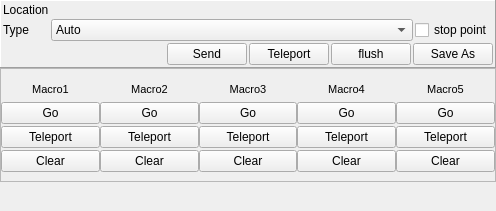
<?xml version="1.0" encoding="UTF-8"?>
<ui version="4.0">
 <class>CommandView</class>
 <widget class="QWidget" name="CommandView">
  <property name="geometry">
   <rect>
    <x>0</x>
    <y>0</y>
    <width>496</width>
    <height>211</height>
   </rect>
  </property>
  <property name="windowTitle">
   <string>Form</string>
  </property>
  <layout class="QVBoxLayout" name="verticalLayout_6">
   <property name="spacing">
    <number>0</number>
   </property>
   <property name="margin">
    <number>0</number>
   </property>
   <item>
    <widget class="QFrame" name="frame">
     <property name="frameShape">
      <enum>QFrame::Panel</enum>
     </property>
     <property name="frameShadow">
      <enum>QFrame::Raised</enum>
     </property>
     <layout class="QVBoxLayout" name="verticalLayout">
      <property name="spacing">
       <number>2</number>
      </property>
      <property name="margin">
       <number>2</number>
      </property>
      <item>
       <layout class="QGridLayout" name="gridLayout">
        <item row="1" column="1">
         <widget class="QComboBox" name="cbType">
          <property name="sizePolicy">
           <sizepolicy hsizetype="Expanding" vsizetype="Fixed">
            <horstretch>0</horstretch>
            <verstretch>0</verstretch>
           </sizepolicy>
          </property>
          <item>
           <property name="text">
            <string>Auto</string>
           </property>
          </item>
          <item>
           <property name="text">
            <string>Forward</string>
           </property>
          </item>
          <item>
           <property name="text">
            <string>Backward</string>
           </property>
          </item>
         </widget>
        </item>
        <item row="1" column="0">
         <widget class="QLabel" name="label_2">
          <property name="text">
           <string>Type</string>
          </property>
         </widget>
        </item>
        <item row="0" column="0">
         <widget class="QLabel" name="label">
          <property name="text">
           <string>Location</string>
          </property>
         </widget>
        </item>
        <item row="1" column="2">
         <widget class="QCheckBox" name="checkStopPoint">
          <property name="text">
           <string>stop point</string>
          </property>
         </widget>
        </item>
        <item row="0" column="1" colspan="2">
         <widget class="Tools::PointEdit" name="pointEditor" native="true">
          <property name="sizePolicy">
           <sizepolicy hsizetype="Expanding" vsizetype="Preferred">
            <horstretch>0</horstretch>
            <verstretch>0</verstretch>
           </sizepolicy>
          </property>
          <property name="focusPolicy">
           <enum>Qt::StrongFocus</enum>
          </property>
         </widget>
        </item>
       </layout>
      </item>
      <item>
       <layout class="QHBoxLayout" name="horizontalLayout">
        <property name="spacing">
         <number>2</number>
        </property>
        <item>
         <spacer name="horizontalSpacer">
          <property name="orientation">
           <enum>Qt::Horizontal</enum>
          </property>
          <property name="sizeHint" stdset="0">
           <size>
            <width>40</width>
            <height>20</height>
           </size>
          </property>
         </spacer>
        </item>
        <item>
         <widget class="QPushButton" name="sendGoto">
          <property name="text">
           <string>Send</string>
          </property>
         </widget>
        </item>
        <item>
         <widget class="QPushButton" name="sendTeleport">
          <property name="sizePolicy">
           <sizepolicy hsizetype="Fixed" vsizetype="Fixed">
            <horstretch>0</horstretch>
            <verstretch>0</verstretch>
           </sizepolicy>
          </property>
          <property name="text">
           <string>Teleport</string>
          </property>
         </widget>
        </item>
        <item>
         <widget class="QPushButton" name="sendFlush">
          <property name="text">
           <string>flush</string>
          </property>
         </widget>
        </item>
        <item>
         <widget class="QPushButton" name="btnSaveAs">
          <property name="text">
           <string>Save As</string>
          </property>
         </widget>
        </item>
       </layout>
      </item>
     </layout>
    </widget>
   </item>
   <item>
    <widget class="QFrame" name="frame_2">
     <property name="frameShape">
      <enum>QFrame::StyledPanel</enum>
     </property>
     <property name="frameShadow">
      <enum>QFrame::Raised</enum>
     </property>
     <layout class="QHBoxLayout" name="horizontalLayout_2">
      <property name="spacing">
       <number>0</number>
      </property>
      <property name="margin">
       <number>0</number>
      </property>
      <item>
       <widget class="QWidget" name="macroFrame1" native="true">
        <layout class="QVBoxLayout" name="verticalLayout_2">
         <property name="spacing">
          <number>2</number>
         </property>
         <property name="leftMargin">
          <number>0</number>
         </property>
         <property name="rightMargin">
          <number>0</number>
         </property>
         <item>
          <widget class="QLabel" name="macroLabel1">
           <property name="minimumSize">
            <size>
             <width>0</width>
             <height>22</height>
            </size>
           </property>
           <property name="maximumSize">
            <size>
             <width>16777215</width>
             <height>32</height>
            </size>
           </property>
           <property name="font">
            <font>
             <pointsize>8</pointsize>
            </font>
           </property>
           <property name="text">
            <string>Macro1</string>
           </property>
           <property name="alignment">
            <set>Qt::AlignCenter</set>
           </property>
          </widget>
         </item>
         <item>
          <widget class="QPushButton" name="btnMGo1">
           <property name="text">
            <string>Go</string>
           </property>
          </widget>
         </item>
         <item>
          <widget class="QPushButton" name="btnMTel1">
           <property name="text">
            <string>Teleport</string>
           </property>
          </widget>
         </item>
         <item>
          <widget class="QPushButton" name="btnClear1">
           <property name="text">
            <string>Clear</string>
           </property>
          </widget>
         </item>
        </layout>
       </widget>
      </item>
      <item>
       <widget class="QWidget" name="macroFrame2" native="true">
        <layout class="QVBoxLayout" name="verticalLayout_4">
         <property name="spacing">
          <number>2</number>
         </property>
         <property name="leftMargin">
          <number>0</number>
         </property>
         <property name="rightMargin">
          <number>0</number>
         </property>
         <item>
          <widget class="QLabel" name="macroLabel2">
           <property name="minimumSize">
            <size>
             <width>0</width>
             <height>22</height>
            </size>
           </property>
           <property name="maximumSize">
            <size>
             <width>16777215</width>
             <height>32</height>
            </size>
           </property>
           <property name="font">
            <font>
             <pointsize>8</pointsize>
            </font>
           </property>
           <property name="text">
            <string>Macro2</string>
           </property>
           <property name="alignment">
            <set>Qt::AlignCenter</set>
           </property>
          </widget>
         </item>
         <item>
          <widget class="QPushButton" name="btnMGo2">
           <property name="text">
            <string>Go</string>
           </property>
          </widget>
         </item>
         <item>
          <widget class="QPushButton" name="btnMTel2">
           <property name="text">
            <string>Teleport</string>
           </property>
          </widget>
         </item>
         <item>
          <widget class="QPushButton" name="btnClear2">
           <property name="text">
            <string>Clear</string>
           </property>
          </widget>
         </item>
        </layout>
       </widget>
      </item>
      <item>
       <widget class="QWidget" name="macroFrame3" native="true">
        <layout class="QVBoxLayout" name="verticalLayout_3">
         <property name="spacing">
          <number>2</number>
         </property>
         <property name="leftMargin">
          <number>0</number>
         </property>
         <property name="rightMargin">
          <number>0</number>
         </property>
         <item>
          <widget class="QLabel" name="macroLabel3">
           <property name="minimumSize">
            <size>
             <width>0</width>
             <height>22</height>
            </size>
           </property>
           <property name="maximumSize">
            <size>
             <width>16777215</width>
             <height>32</height>
            </size>
           </property>
           <property name="font">
            <font>
             <pointsize>8</pointsize>
            </font>
           </property>
           <property name="text">
            <string>Macro3</string>
           </property>
           <property name="alignment">
            <set>Qt::AlignCenter</set>
           </property>
          </widget>
         </item>
         <item>
          <widget class="QPushButton" name="btnMGo3">
           <property name="text">
            <string>Go</string>
           </property>
          </widget>
         </item>
         <item>
          <widget class="QPushButton" name="btnMTel3">
           <property name="text">
            <string>Teleport</string>
           </property>
          </widget>
         </item>
         <item>
          <widget class="QPushButton" name="btnClear3">
           <property name="text">
            <string>Clear</string>
           </property>
          </widget>
         </item>
        </layout>
       </widget>
      </item>
      <item>
       <widget class="QWidget" name="macroFrame4" native="true">
        <layout class="QVBoxLayout" name="verticalLayout_7">
         <property name="spacing">
          <number>2</number>
         </property>
         <property name="leftMargin">
          <number>0</number>
         </property>
         <property name="rightMargin">
          <number>0</number>
         </property>
         <item>
          <widget class="QLabel" name="macroLabel4">
           <property name="minimumSize">
            <size>
             <width>0</width>
             <height>22</height>
            </size>
           </property>
           <property name="maximumSize">
            <size>
             <width>16777215</width>
             <height>32</height>
            </size>
           </property>
           <property name="font">
            <font>
             <pointsize>8</pointsize>
            </font>
           </property>
           <property name="text">
            <string>Macro4</string>
           </property>
           <property name="alignment">
            <set>Qt::AlignCenter</set>
           </property>
          </widget>
         </item>
         <item>
          <widget class="QPushButton" name="btnMGo4">
           <property name="text">
            <string>Go</string>
           </property>
          </widget>
         </item>
         <item>
          <widget class="QPushButton" name="btnMTel4">
           <property name="text">
            <string>Teleport</string>
           </property>
          </widget>
         </item>
         <item>
          <widget class="QPushButton" name="btnClear4">
           <property name="text">
            <string>Clear</string>
           </property>
          </widget>
         </item>
        </layout>
       </widget>
      </item>
      <item>
       <widget class="QWidget" name="macroFrame5" native="true">
        <layout class="QVBoxLayout" name="verticalLayout_5">
         <property name="spacing">
          <number>2</number>
         </property>
         <property name="leftMargin">
          <number>0</number>
         </property>
         <property name="rightMargin">
          <number>0</number>
         </property>
         <item>
          <widget class="QLabel" name="macroLabel5">
           <property name="minimumSize">
            <size>
             <width>0</width>
             <height>22</height>
            </size>
           </property>
           <property name="maximumSize">
            <size>
             <width>16777215</width>
             <height>32</height>
            </size>
           </property>
           <property name="font">
            <font>
             <pointsize>8</pointsize>
            </font>
           </property>
           <property name="text">
            <string>Macro5</string>
           </property>
           <property name="alignment">
            <set>Qt::AlignCenter</set>
           </property>
          </widget>
         </item>
         <item>
          <widget class="QPushButton" name="btnMGo5">
           <property name="text">
            <string>Go</string>
           </property>
          </widget>
         </item>
         <item>
          <widget class="QPushButton" name="btnMTel5">
           <property name="text">
            <string>Teleport</string>
           </property>
          </widget>
         </item>
         <item>
          <widget class="QPushButton" name="btnClear5">
           <property name="text">
            <string>Clear</string>
           </property>
          </widget>
         </item>
        </layout>
       </widget>
      </item>
     </layout>
    </widget>
   </item>
   <item>
    <spacer name="verticalSpacer">
     <property name="orientation">
      <enum>Qt::Vertical</enum>
     </property>
     <property name="sizeHint" stdset="0">
      <size>
       <width>20</width>
       <height>40</height>
      </size>
     </property>
    </spacer>
   </item>
  </layout>
 </widget>
 <customwidgets>
  <customwidget>
   <class>Tools::PointEdit</class>
   <extends>QWidget</extends>
   <header>PointEdit.h</header>
   <container>1</container>
  </customwidget>
 </customwidgets>
 <tabstops>
  <tabstop>pointEditor</tabstop>
  <tabstop>cbType</tabstop>
  <tabstop>checkStopPoint</tabstop>
  <tabstop>sendGoto</tabstop>
  <tabstop>sendTeleport</tabstop>
  <tabstop>sendFlush</tabstop>
  <tabstop>btnSaveAs</tabstop>
  <tabstop>btnMGo1</tabstop>
  <tabstop>btnMTel1</tabstop>
  <tabstop>btnMGo2</tabstop>
  <tabstop>btnMTel2</tabstop>
  <tabstop>btnMGo3</tabstop>
  <tabstop>btnMTel3</tabstop>
  <tabstop>btnMGo4</tabstop>
  <tabstop>btnMTel4</tabstop>
  <tabstop>btnMGo5</tabstop>
  <tabstop>btnMTel5</tabstop>
 </tabstops>
 <resources/>
 <connections/>
</ui>
